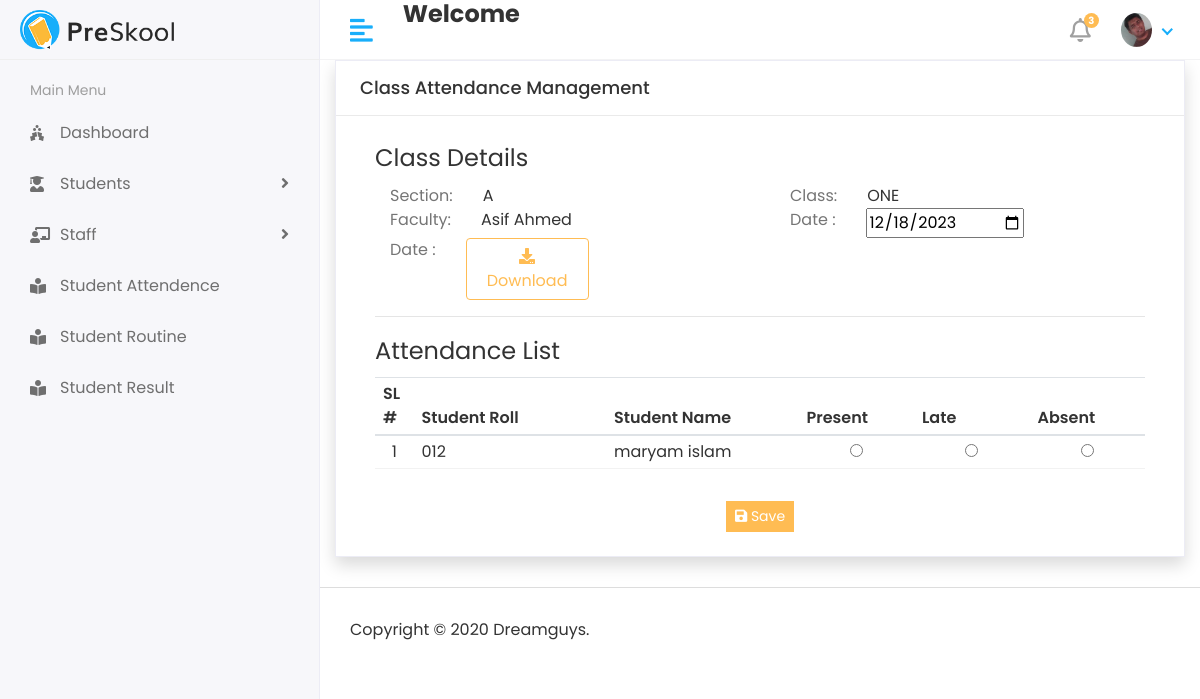
/attendance/1/4/1/2023-12-18 (signed in), run on an earlier commit of the app's database.
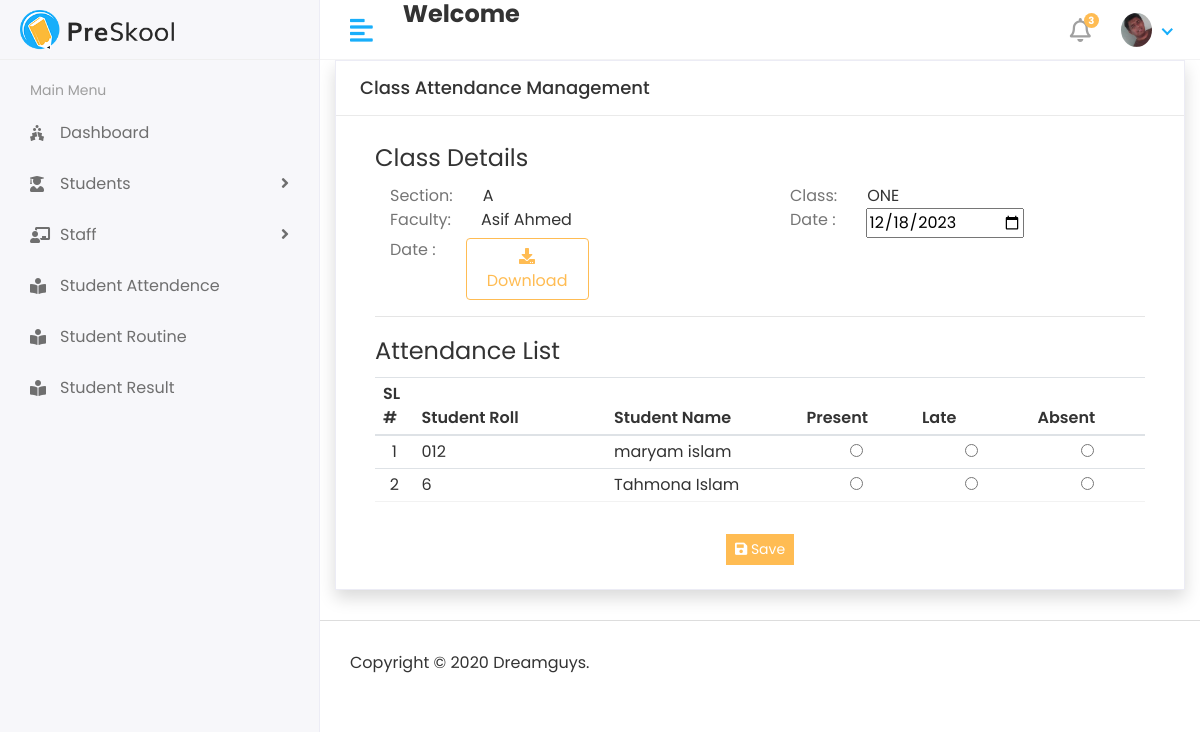
And on a later commit of the database.
### apps/Students/models/models.py (models this page shows, shortened)
class Student(models.Model):
    admin = models.OneToOneField(CustomUser,on_delete=models.CASCADE)
    student_code = models.CharField(max_length=250,blank=True, null= True)
    student_roll = models.CharField(max_length=250,blank=True, null= True)
    student_class = models.ForeignKey(Class,on_delete=models.DO_NOTHING)
    address = models.TextField()
    gender = models.ForeignKey(Gender,on_delete=models.DO_NOTHING)
    session_year_id = models.ForeignKey(Session_Year,on_delete=models.DO_NOTHING)
    active= models.BooleanField(default=True)
    created_at = models.DateTimeField(auto_now_add=True)
    updated_at = models.DateTimeField(auto_now=True)

### apps/users/models/models.py (models this page shows)
class CustomUser(AbstractUser):
    USER = (
        (1,'Admin'),
        (2,'STAFF'),
        (3,'STUDENT'),
    )
    user_type = models.CharField(choices=USER,max_length=50,default=1)
    profile_pic = models.ImageField(upload_to='media/profile_pic')

### apps/Students/views.py (the view)
# urls.py: path(r'attendance/<int:classPK>/<int:sectionID>/<int:staffID>',attendance,name='attendance-page'),
@login_required
def attendance(request,classPK = None,sectionID=None,staffID=None, selectedDate=None):
    _class = Class.objects.get(id = classPK)
    _section= Section.objects.get(id = sectionID)
    _staff= Section.objects.get(id = staffID)
    students = Student.objects.filter(id__in = ClassStudent.objects.filter(classIns = _class).values_list('student')).all()
    context['page_title'] = "Attendance Management"
    context['class'] = _class
    context['date'] = selectedDate
    att_data = {}
    for student in students:
        att_data[student.id] = {}
        att_data[student.id]['data'] = student
    if not selectedDate is None:
        cdate = datetime.strptime(selectedDate, '%Y-%m-%d')
        year = cdate.strftime('%Y')
        month = cdate.strftime('%m')
        day = cdate.strftime('%d')
        attendance = Attendance.objects.filter(attendance_date__year = year, attendance_date__month = month, attendance_date__day = day,
                                               classIns = _class , section=_section ).all()
        for att in attendance:
            att_data[att.student.pk]['type'] = att.type
    context['att_data'] = list(att_data.values())
    context['students'] = students
    return render(request, 'Attendance/attendance_mgt.html',context)

### apps/Students/templates/Attendance/attendance_mgt.html (shortened to what the changed rows need)
{% extends 'base/base.html' %} {% block content %}
<div class="col-lg-12 col-md-12 col-sm-12 col-xs-12">
    <div class="card card-default rounded-0 shadow ">
        <div class="card-body">
            <form  method="post" action="{% url 'save-attendance' %}" >
                <div class="container-fluid">
                    {% if date %}
                    <fieldset>
                        <table class="table tables-bordered" id="student-list">
                            <colgroup>
                            </colgroup>
                            <thead>
                                <tr>
                                    <th class="text-ceter">SL # </th>
                                    <th class="text-ceter">Student Roll</th>
                                    <th class="text-ceter">Student Name</th>
                                    <th class="text-ceter"> Present</th>
                                    <th class="text-ceter"> Late</th>
                                    <th class="text-ceter"> Absent</th>
                                </tr>
                            </thead>
                            <tbody>
                                {% for student in att_data %}
                                <tr class="">
                                    <td class="text-center"> {{ forloop.counter }}</td>
                                    <td>{{ student.data.student_roll }}</td>
                                    <td>{{ student.data.admin.first_name }}  {{ student.data.admin.last_name }}</td>
                                    <td class="text-center">
                                        <input type="radio"  name="type[{{ student.data.pk }}]" value="1" id="btnradio-{{student.data.pk}}"   {% if student.type == '1' %} checked="checked" {% endif %} required>
                                    </td>
                                    <td class="text-center">
                                        <input type="radio"  name="type[{{ student.data.pk }}]" value="2" id="btnradio-2-{{ student.data.pk }}"  {% if student.type == '2' %} checked="checked" {% endif %}  >
                                    </td>
                                    <td class="text-center">
                                        <input type="radio"  name="type[{{ student.data.pk }}]" value="3" id="btnradio-3-{{ student.data.pk }}"  {% if student.type == '3' %} checked="checked" {% endif %}>
                                    </td>
                                </tr>
                                {% endfor %}
                            </tbody>
                        </table>
                    </fieldset>
                    {% endif %}
                </div>
            </form>
        </div>
    </div>
</div>
{% endblock content %}

What changed in the data, as far as the page shows it:
added Student: data.student_roll "6", data.admin.first_name "Tahmona", data.admin.last_name "Islam"
